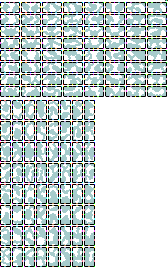
//> input picture stb-master/data/herringbone/template_corner_caves.png, 168 x 268 px, given in place of Screenshot.bmp, which was not available
$ ./thinner   (built with g++ and OpenCV 4)
//> lines starting //> are read from the running program, lines starting //| are printed output that depends on the picture; pictures that were not available may be replaced by others from this repository, and a replacement may not be noted
#include <opencv2/opencv.hpp>
#include <cstdio>

/*
 *
 * Makefile
LIBS = -lopencv_core -lopencv_highgui -lopencv_imgproc
FLAGS = -ggdb

thinner: thinner.cpp
	g++ $< -o $@ $(LIBS) $(FLAGS)
 *
 */

using namespace cv;

void thin(Mat & binaryImage, Mat & thinImage);
uchar result1(uchar p1, uchar p2, uchar p3, uchar p4, uchar p5, uchar p6, uchar p7, uchar p8, uchar p9);
uchar result2(uchar p1, uchar p2, uchar p3, uchar p4, uchar p5, uchar p6, uchar p7, uchar p8, uchar p9);

int main(int argc, char *argv[])
{
	Mat image = imread("Screenshot.bmp",1);
//> image is the input picture: 268 rows x 168 cols, CV_8UC3; mean B, G, R 206.6, 206.6, 196.5
	Mat grayImage,binaryImage,thinImage;
	cvtColor(image,grayImage,CV_BGR2GRAY);
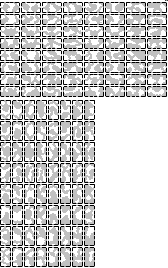
//> grayImage: 268 rows x 168 cols, CV_8UC1; min 0, max 255, mean 203.6
	imshow("Gray image", grayImage);
	threshold(grayImage,binaryImage, 127,255,0);
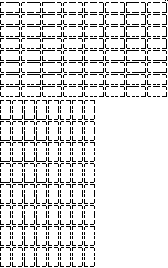
//> binaryImage: 268 rows x 168 cols, CV_8UC1; 87.3% white; black in thin lines or dots
	imshow("Binary image", binaryImage);
	thin(binaryImage,thinImage);
	imshow("Thin image", thinImage);
	waitKey(0);
	return 0;
}

void thin(Mat & binaryImage, Mat & thinImage)
{
	thinImage = binaryImage.clone();
	while(true)
	{
		bool changed = false;
		Mat prevImage = thinImage.clone();
		for(int y = 1; y < thinImage.rows-1; y++)
		{
			for(int x = 1; x < thinImage.cols-1; x++)
			{
				uchar p1 = prevImage.at<uchar>(y,x);
				uchar p2 = prevImage.at<uchar>(y-1,x);
				uchar p3 = prevImage.at<uchar>(y-1,x+1);
				uchar p4 = prevImage.at<uchar>(y,x+1);
				uchar p5 = prevImage.at<uchar>(y+1,x+1);
				uchar p6 = prevImage.at<uchar>(y+1,x);
				uchar p7 = prevImage.at<uchar>(y+1,x-1);
				uchar p8 = prevImage.at<uchar>(y,x-1);
				uchar p9 = prevImage.at<uchar>(y-1,x-1);
				uchar p0 = result1(p1,p2,p3,p4,p5,p6,p7,p8,p9);
				if((p1 && !p0) || (!p1 && p0)) changed = true;
				thinImage.at<uchar>(y,x) = p0;
			}
		}
		if(!changed) break;
		changed = false;
		prevImage = thinImage.clone();
		for(int y = 1; y < thinImage.rows-1; y++)
		{
			for(int x = 1; x < thinImage.cols-1; x++)
			{
				uchar p1 = prevImage.at<uchar>(y,x);
				uchar p2 = prevImage.at<uchar>(y-1,x);
				uchar p3 = prevImage.at<uchar>(y-1,x+1);
				uchar p4 = prevImage.at<uchar>(y,x+1);
				uchar p5 = prevImage.at<uchar>(y+1,x+1);
				uchar p6 = prevImage.at<uchar>(y+1,x);
				uchar p7 = prevImage.at<uchar>(y+1,x-1);
				uchar p8 = prevImage.at<uchar>(y,x-1);
				uchar p9 = prevImage.at<uchar>(y-1,x-1);
				uchar p0 = result2(p1,p2,p3,p4,p5,p6,p7,p8,p9);
				if((p1 && !p0) || (!p1 && p0)) changed = true;
				thinImage.at<uchar>(y,x) = p0;
			}
		}
		if(!changed) break;
	}
//> this loop made 1 pass
//> changed on pass 1: false
}

uchar result1(uchar p1, uchar p2, uchar p3, uchar p4, uchar p5, uchar p6, uchar p7, uchar p8, uchar p9)
{
	if(p1) return (uchar)255;
	int black[9] = {
		p2? 0:1, p3? 0:1, p4? 0:1,
		p5? 0:1, p6? 0:1, p7? 0:1,
		p8? 0:1, p9? 0:1, p2? 0:1
	};
	int A = 0, B = 0;
	for(int i = 0; i < 8; i++)
	{
		A += (1-black[i])*black[i+1];
		B += black[i];
	}
	if(A != 1) return (uchar)0;
	if(B < 2 || B > 6) return (uchar)0;
	if(black[0]*black[2]*black[4]) return (uchar)0;
	if(black[2]*black[4]*black[6]) return (uchar)0;
	return (uchar)255;
}

uchar result2(uchar p1, uchar p2, uchar p3, uchar p4, uchar p5, uchar p6, uchar p7, uchar p8, uchar p9)
{
	if(p1) return (uchar)255;
	int black[9] = {
		p2? 0:1, p3? 0:1, p4? 0:1,
		p5? 0:1, p6? 0:1, p7? 0:1,
		p8? 0:1, p9? 0:1, p2? 0:1
	};
	int A = 0, B = 0;
	for(int i = 0; i < 8; i++)
	{
		A += (1-black[i])*black[i+1];
		B += black[i];
	}
	if(A != 1) return (uchar)0;
	if(B < 2 || B > 6) return (uchar)0;
	if(black[0]*black[2]*black[6]) return (uchar)0;
	if(black[0]*black[4]*black[6]) return (uchar)0;
	return (uchar)255;
}

$ run again, on stb-master/data/herringbone/template_horizontal_corridors_v1.png
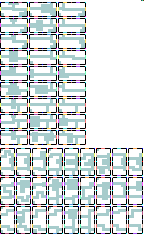
//> input picture stb-master/data/herringbone/template_horizontal_corridors_v1.png, 144 x 235 px, given in place of Screenshot.bmp, which was not available
//> image is the input picture: 235 rows x 144 cols, CV_8UC3; mean B, G, R 218.4, 217.1, 210.2
//> `cvtColor(image,grayImage,CV_BGR2GRAY);`:
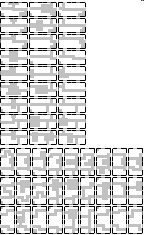
//> grayImage: 235 rows x 144 cols, CV_8UC1; min 0, max 255, mean 215.2
//> `threshold(grayImage,binaryImage, 127,255,0);`:
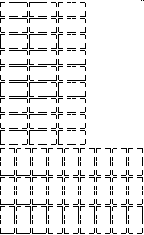
//> binaryImage: 235 rows x 144 cols, CV_8UC1; 90.5% white; black in thin lines or dots
//> the loop in thin, `while(true)` made 1 pass
//> changed on pass 1: false
